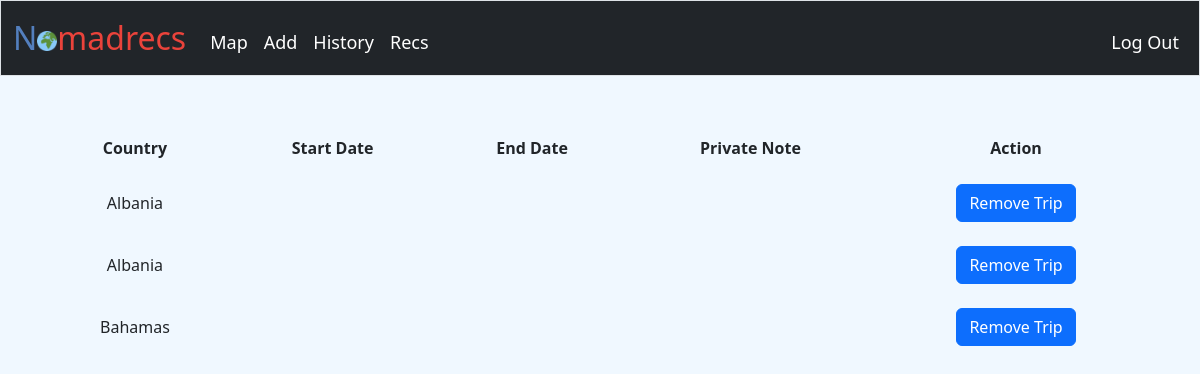
Before: /history (signed in) with the older database file.
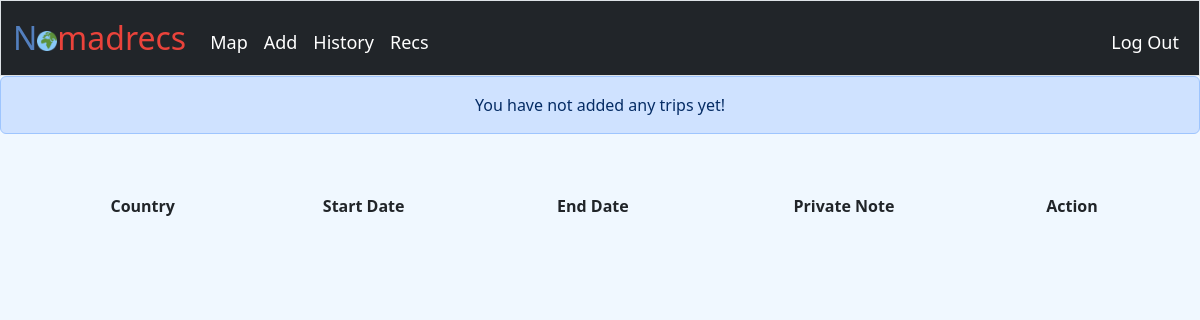
After: the same page with the newer database file.
### tables this page shows
CREATE TABLE history (
    id INTEGER PRIMARY KEY AUTOINCREMENT NOT NULL,
    user_id INTEGER NOT NULL, -- The user_id column needs a data type (e.g., INTEGER)
    country TEXT NOT NULL,
    start_date TEXT,
    end_date TEXT,

    FOREIGN KEY (user_id) REFERENCES users(id) -- Assuming a 'users' table with an 'id' column
);

### app.py (the view)
@app.route("/history")
@login_required
def history():
    trips = db.execute(
        "SELECT * FROM history WHERE user_id = :user_id", user_id=session["user_id"])
    if not trips:
        flash("You have not added any trips yet!")
    return render_template("history.html", trips=trips)

### app.py (called while the page is built)
@app.after_request
def after_request(response):
    response.headers["Cache-Control"] = "no-cache, no-store, must-revalidate"
    response.headers["Expires"] = 0
    response.headers["Pragma"] = "no-cache"
    return response

### helpers.py (called while the page is built)
def login_required(f):
    @wraps(f)
    def decorated_function(*args, **kwargs):
        if session.get("user_id") is None:
            return redirect("/login")
        return f(*args, **kwargs)
    return decorated_function

### templates/history.html (shortened to what this page needs)
{% extends "layout.html" %}
{% block main %}
    <table>
        <thead>
            <tr>
                <th>Country</th>
                <th>Start Date</th>
                <th>End Date</th>
                <th>Private Note</th>
                <th>Action</th>
            </tr>
        </thead>
        <tbody>
            {% for trip in trips %}
                <tr>
                    <td>{{ trip.country }}</td>
                    <td>{{ trip.start_date }}</td>
                    <td>{{ trip.end_date }}</td>
                    <td>{{ trip.private_note }}</td>
                    <td>
                        <form action="/remove_trip" method="post">
                            <button class="btn btn-primary" type="submit">Remove Trip</button>
                        </form>
                    </td>
                </tr>
            {% endfor %}
        </tbody>
    </table>
{% endblock %}

### templates/layout.html (shortened to what this page needs)
<!DOCTYPE html>
<html lang="en">
    <head>
        <link href="https://cdn.jsdelivr.net/npm/bootstrap@5.3.8/dist/css/bootstrap.min.css" rel="stylesheet">
        <link href="/static/styles.css" rel="stylesheet">
    </head>
    <body>
        <nav class="bg-dark border navbar navbar-expand-md navbar-light">
            <div class="container-fluid">
                <a class="navbar-brand" href="/"><span class="blue">N</span><span><img src="/static/favicon.ico" width=20></span><span class="red">madrecs</span></a>
                <div class="collapse navbar-collapse" id="navbar">
                    {% if session["user_id"] %}
                        <ul class="navbar-nav me-auto mt-2">
                            <li class="nav-item"><a class="nav-link" href="/map">Map</a></li>
                            <li class="nav-item"><a class="nav-link" href="/addtrip">Add</a></li>
                            <li class="nav-item"><a class="nav-link" href="/history">History</a></li>
                            <li class="nav-item"><a class="nav-link" href="/recs">Recs</a></li>
                        </ul>
                        <ul class="navbar-nav ms-auto mt-2">
                            <li class="nav-item"><a class="nav-link" href="/logout">Log Out</a></li>
                        </ul>
                    {% else %}
                        <ul class="navbar-nav ms-auto mt-2">
                            <li class="nav-item"><a class="nav-link" href="/register">Register</a></li>
                            <li class="nav-item"><a class="nav-link" href="/login">Log In</a></li>
                        </ul>
                    {% endif %}
                </div>
            </div>
        </nav>
        {% if get_flashed_messages() %}
            <header>
                <div class="alert alert-primary mb-0 text-center" role="alert">
                    {{ get_flashed_messages() | join(" ") }}
                </div>
            </header>
        {% endif %}
        <main class="container py-5 text-center">
            {% block main %}{% endblock %}
        </main>
    </body>
</html>

### static/styles.css (style rules this page uses)
nav .navbar-brand { font-size: xx-large; }
nav .navbar-brand .blue { color: #537fbe; }
nav .navbar-brand .red { color: #ea433b; }
nav .nav-link { color: white; font-size: large; }
table { background-color: transparent; margin-bottom: 1rem; width: 100%; }
table th, table td { padding: 0.75rem; vertical-align: middle; }
body { background-color: #f0f8ff; }

Changed rows visible on the page:
removed history: country "Albania"
removed history: country "Albania"
removed history: country "Bahamas"
Other visible differences:
{{ get_flashed_messages() | join(" ") }}: (not shown) → "You have not added any trips yet!"
